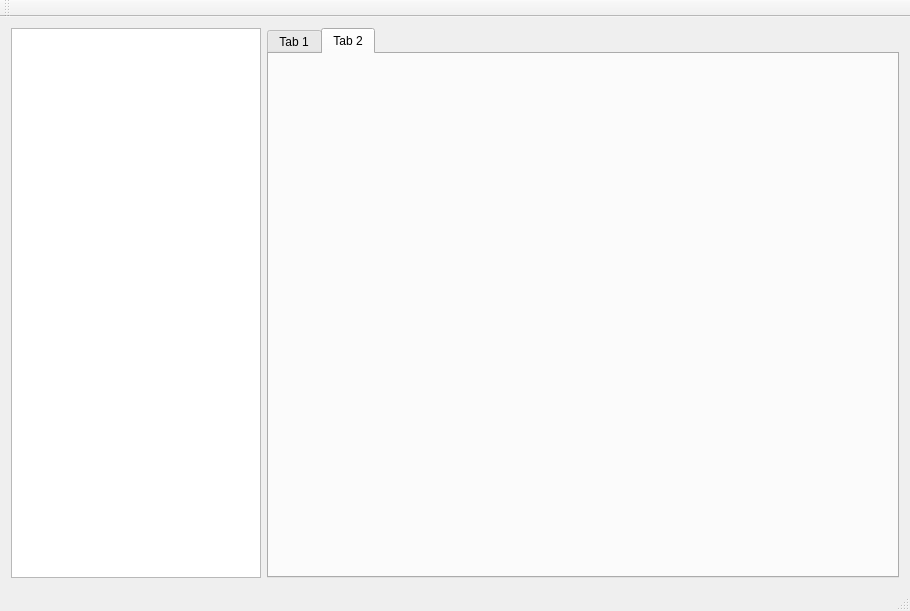
<?xml version="1.0" encoding="UTF-8"?>
<ui version="4.0">
 <class>MainWindow</class>
 <widget class="QMainWindow" name="MainWindow">
  <property name="geometry">
   <rect>
    <x>0</x>
    <y>0</y>
    <width>910</width>
    <height>611</height>
   </rect>
  </property>
  <property name="windowTitle">
   <string>MainWindow</string>
  </property>
  <widget class="QWidget" name="centralWidget">
   <layout class="QGridLayout" name="gridLayout">
    <item row="0" column="0">
     <widget class="QWidget" name="widget" native="true">
      <property name="maximumSize">
       <size>
        <width>250</width>
        <height>16777215</height>
       </size>
      </property>
      <property name="baseSize">
       <size>
        <width>200</width>
        <height>0</height>
       </size>
      </property>
      <layout class="QHBoxLayout" name="horizontalLayout">
       <property name="leftMargin">
        <number>0</number>
       </property>
       <property name="topMargin">
        <number>0</number>
       </property>
       <property name="rightMargin">
        <number>0</number>
       </property>
       <property name="bottomMargin">
        <number>0</number>
       </property>
       <item>
        <widget class="QTreeView" name="treeView"/>
       </item>
      </layout>
     </widget>
    </item>
    <item row="0" column="1">
     <widget class="QTabWidget" name="tabWidget">
      <property name="currentIndex">
       <number>1</number>
      </property>
      <widget class="QWidget" name="tab">
       <attribute name="title">
        <string>Tab 1</string>
       </attribute>
      </widget>
      <widget class="QWidget" name="tab_2">
       <attribute name="title">
        <string>Tab 2</string>
       </attribute>
      </widget>
     </widget>
    </item>
   </layout>
  </widget>
  <widget class="QMenuBar" name="menuBar">
   <property name="geometry">
    <rect>
     <x>0</x>
     <y>0</y>
     <width>910</width>
     <height>22</height>
    </rect>
   </property>
  </widget>
  <widget class="QToolBar" name="mainToolBar">
   <attribute name="toolBarArea">
    <enum>TopToolBarArea</enum>
   </attribute>
   <attribute name="toolBarBreak">
    <bool>false</bool>
   </attribute>
  </widget>
  <widget class="QStatusBar" name="statusBar"/>
 </widget>
 <layoutdefault spacing="6" margin="11"/>
 <resources/>
 <connections/>
</ui>
